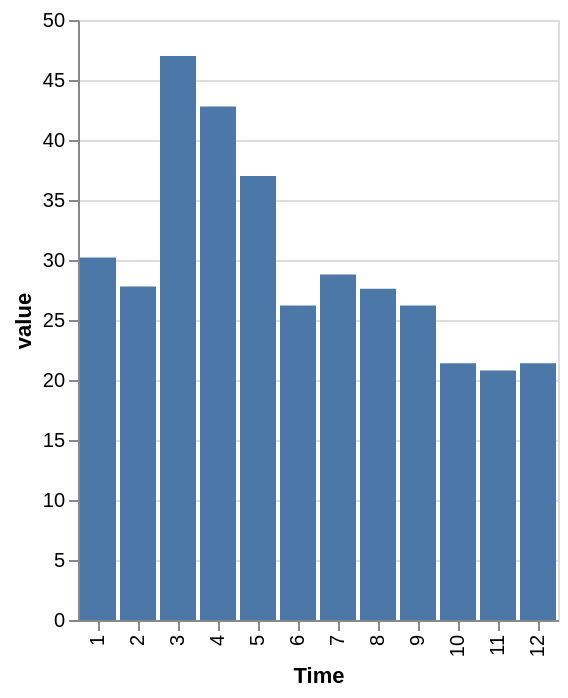

Notebook code for this chart:
### Code cell
alt.Chart(
    df.filter(pl.col('variable').str.contains('boty na běhání')).group_by(pl.col('Time').dt.month()).agg(pl.col('value').mean()).sort(by='Time')
).mark_bar(
).encode(
    alt.X('Time:N'),
    alt.Y('value:Q')
)

### Figure 1 — Vega-Lite specification as saved in the notebook (floating-point values rounded to 4 significant figures)
{"config": {"view": {"continuousWidth": 300, "continuousHeight": 300}}, "data": {"name": "data-36e2142b01111a375ceab0a0d7987645"}, "mark": {"type": "bar"}, "encoding": {"x": {"field": "Time", "type": "nominal"}, "y": {"field": "value", "type": "quantitative"}}, "$schema": "https://vega.github.io/schema/vega-lite/v6.1.0.json", "datasets": {"data-36e2142b01111a375ceab0a0d7987645": [{"Time": 1, "value": 30.2}, {"Time": 2, "value": 27.8}, {"Time": 3, "value": 47.0}, {"Time": 4, "value": 42.8}, {"Time": 5, "value": 37.0}, {"Time": 6, "value": 26.2}, {"Time": 7, "value": 28.8}, {"Time": 8, "value": 27.6}, {"Time": 9, "value": 26.2}, {"Time": 10, "value": 21.4}, {"Time": 11, "value": 20.8}, {"Time": 12, "value": 21.4}]}}
